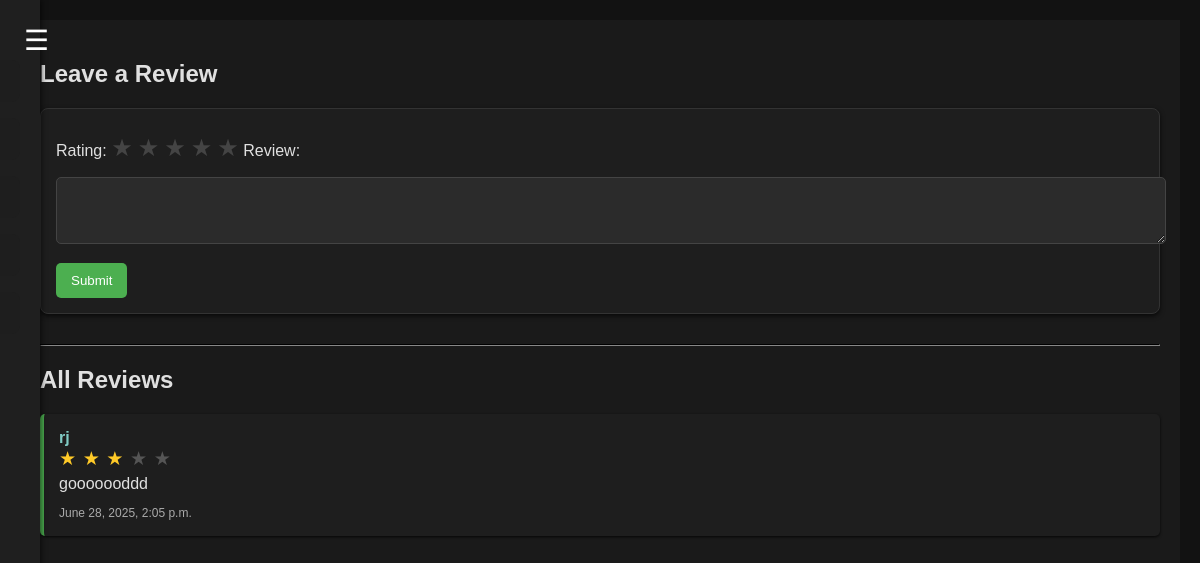
The app's page /reviews/tj/ (signed in), older data.
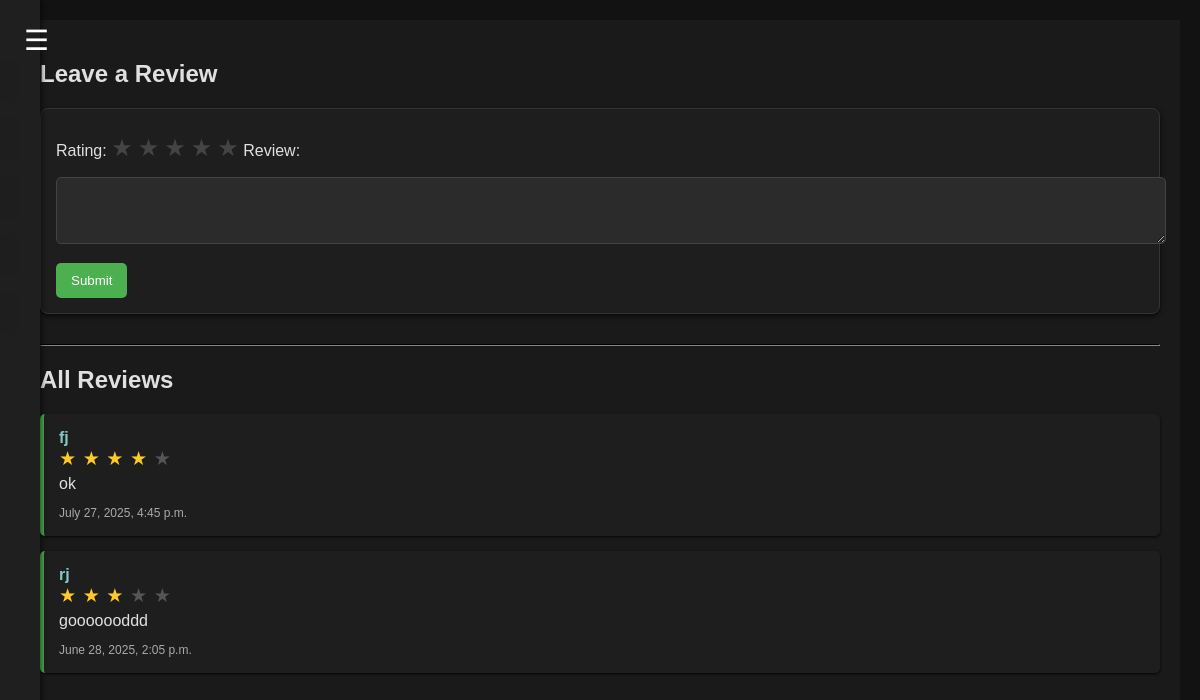
The same page, newer data.
### accounts/models.py (models this page shows, shortened)
class Review(models.Model):
    user = models.ForeignKey(User, on_delete=models.CASCADE)
    trainer = models.ForeignKey(User, on_delete=models.CASCADE, related_name='reviews')
    content = models.TextField()
    rating = models.PositiveIntegerField(
        validators=[MinValueValidator(1), MaxValueValidator(5)]
    )
    created_at = models.DateTimeField(auto_now_add=True)

### accounts/decorators.py (the view)
        def wrapper_func(request,*args,**kwargs):
            group = None
            if request.user.groups.exists():
                group = request.user.groups.all()[0].name
            if group in allowed_roles:
                return view_func(request,*args,**kwargs)
            else:
                return HttpResponse('You are not authorised to view this page')

### accounts/forms.py
class ReviewForm(forms.ModelForm):
    class Meta:
        model = Review
        fields = ['content', 'rating']
        widgets = {
            'content': forms.Textarea(attrs={'rows': 3}),
            'rating': forms.NumberInput(attrs={'min': 1, 'max': 5}),
        }

### accounts/views.py (called while the page is built)
@never_cache
@login_required
@allowed_users(allowed_roles=['admin','user'])
def reviews_page(request,username):
    trainer = get_object_or_404(User,username=username)
    reviews = Review.objects.filter(trainer=trainer).order_by('-created_at')
    if trainer.profile.role != 'trainer':
        return redirect('home')
    if request.method == 'POST':
        form = ReviewForm(request.POST)
        if form.is_valid():
            review = form.save(commit=False)
            review.user = request.user
            review.trainer = trainer
            review.save()
            return redirect('reviews_page', username=trainer.username)
    else:
        form = ReviewForm()
    return render(request, 'accounts/reviews_page.html', {
        'form': form,
        'reviews': reviews
    })

### accounts/templates/accounts/reviews_page.html (shortened to what this page needs)
{% extends "accounts/base_user.html" %}
{% load static %}
{% block extra_css %}
<link rel="stylesheet" href="{% static 'css/reviews.css' %}">
{% endblock %}
{% block content %}
<h2>Leave a Review</h2>
<form method="post">
    <label for="id_rating">Rating:</label>
    <div class="star-rating">
        {% for i in "54321" %}
            <label for="star{{ i }}">&#9733;</label>
        {% endfor %}
    </div>
    <label for="id_content">Review:</label>
    {{ form.content }}
    <button type="submit">Submit</button>
</form>
<hr>
<h2>All Reviews</h2>
{% for review in reviews %}
    <div class="review">
        <strong>{{ review.user.username }}</strong>
        <div class="stars">
            {% for i in "12345" %}
                {% if forloop.counter <= review.rating %}
                    <span class="star">&#9733;</span>
                {% else %}
                    <span class="star inactive">&#9733;</span>
                {% endif %}
            {% endfor %}
        </div>
        <p>{{ review.content }}</p>
        <small>{{ review.created_at }}</small>
    </div>
{% empty %}
    <p>No reviews yet.</p>
{% endfor %}
{% endblock %}

Row changes from the older to the newer data that the page shows:
added Review: user.username "fj", rating 4 (drawn), content "ok", created_at "July 27, 2025, 4:45 p.m."
